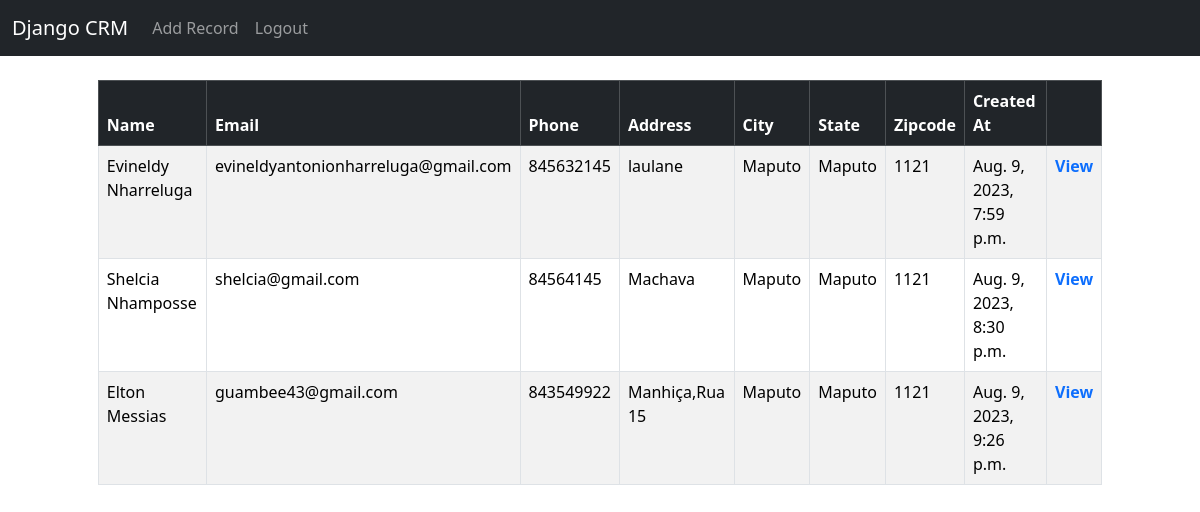
The app's page / (signed in) with its own data.
### CRM/models.py (models this page shows, shortened)
class Record(models.Model):
	created_at = models.DateTimeField(auto_now_add=True)
	first_name = models.CharField(max_length=50)
	last_name =  models.CharField(max_length=50)
	email =  models.CharField(max_length=100)
	phone = models.CharField(max_length=15)
	address =  models.CharField(max_length=100)
	city =  models.CharField(max_length=50)
	state =  models.CharField(max_length=50)
	zipcode =  models.CharField(max_length=20)

### CRM/views.py (the view)
# urls.py: path("", views.home, name="home"),
def home(request):
    records = Record.objects.all()
    if request.method == 'POST':
        username = request.POST['username']
        password = request.POST['password']
        user = authenticate(request, username=username, password=password)
        if user is not None:
            auth_login(request, user)
            messages.success(request, "You have been Logged in")
            return redirect('home')
        else:
           messages.success(request, "There was an error logging in, please try again")
           return redirect('home')
    else:
        return render(request, "website/home.html",{'records':records})

### CRM/templates/website/home.html (shortened to what this page needs)
{% extends 'website/base.html' %}
{% block content %}
<div class="col-md-6 offset-md-3" style="width: 90%; margin: 0 auto;">
    {% if user.is_authenticated  %}
      <table class="table table-striped table table-hover table-bordered" >
        <thead class="table-dark">
          <tr>
            <th scope="col">Name</th>
            <th scope="col">Email</th>
            <th scope="col">Phone</th>
            <th scope="col">Address</th>
            <th scope="col">City</th>
            <th scope="col">State</th>
            <th scope="col">Zipcode</th>
            <th scope="col">Created At</th>
            <th scope="col"></th>
          </tr>
        </thead>
        <tbody>
          {% if records %}
            {% for record in records %}
            <a href="{% url 'add-record' %}">
              <tr>
                <td>{{record.first_name}} {{record.last_name}}</td>
                <td> {{record.email}} </td>
                <td> {{record.phone}} </td>
                <td> {{record.address}} </td>
                <td> {{record.city}} </td>
                <td> {{record.state}} </td>
                <td> {{record.zipcode}} </td>
                <td> {{record.created_at}} </td>
                <td><a href="{% url 'c_record' record.id %}" style="text-decoration: none; font-weight: 700;">View</a></td>
              </tr>
            </a>
            {% endfor %}
          {% endif %}
        </tbody>
      </table>
{% endif %}
{% endblock content %}

### records on screen
Record: first_name "Evineldy", last_name "Nharreluga", email "evineldyantonionharreluga@gmail.com", phone "845632145", address "laulane", city "Maputo", state "Maputo", zipcode "1121", created_at "Aug. 9, 2023, 7:59 p.m."
Record: first_name "Shelcia", last_name "Nhamposse", email "shelcia@gmail.com", phone "84564145", address "Machava", city "Maputo", state "Maputo", zipcode "1121", created_at "Aug. 9, 2023, 8:30 p.m."
Record: first_name "Elton", last_name "Messias", email "guambee43@gmail.com", phone "843549922", address "Manhiça,Rua 15", city "Maputo", state "Maputo", zipcode "1121", created_at "Aug. 9, 2023, 9:26 p.m."
